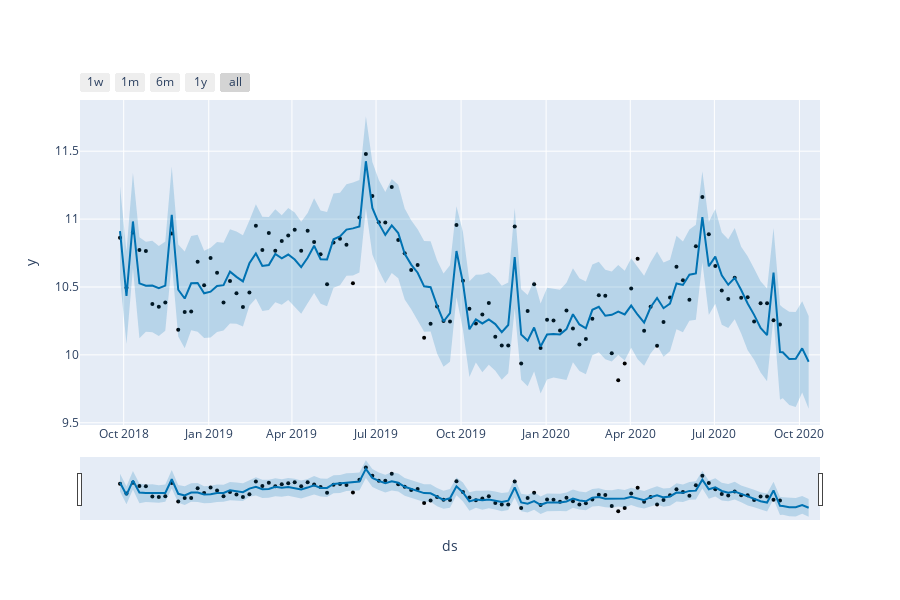
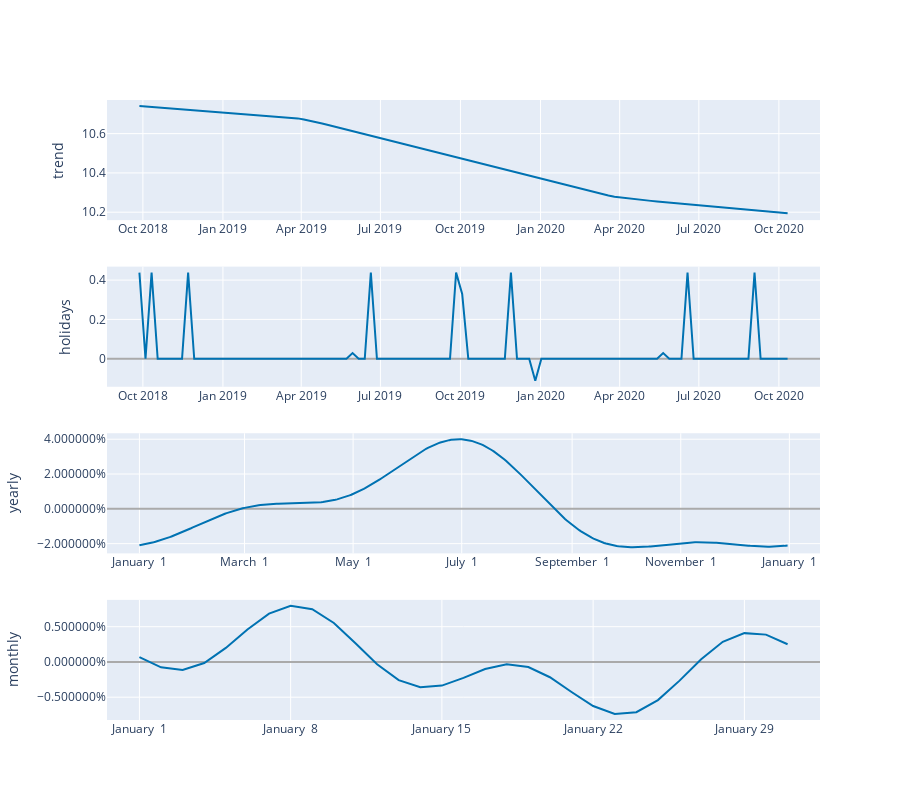

The code cell stored with these charts, in order, in its notebook:
### Markdown cell above
+ The training MAPE is 0.15 and validation MAPE is 0.18 (slightly overfitting)
+ Error dist. is skrewed towards the positive side meaning that some overestimations
+ Error Autocorrelation doesn't show strong seasonality left (only light hint on lag 2 and 11)
+ A few strong peaks are not well fitted -> Use log transformation to better fit the peaks

### Code cell
# Run model with log transform
with mlflow.start_run(experiment_id=exp_id, run_name='TS_Prophet_Model_trans'):

    mlflow.set_tag('Description', 'TS Forecast Prophet Models')
    mlflow.set_tags({'ProblemType': 'Forcasting', 
                    'ModelType': 'Prophet', 
                    'ModelLibrary': 'Prophet'})

    mlflow.log_artifacts('img')

    m = Prophet(yearly_seasonality=False,
                weekly_seasonality=False, 
                holidays=sales,
                interval_width=0.95)

    # Using log transformation
    df_transfrom = df.Blouse.copy().apply(lambda x: 1+np.log(x))
    input_df = df_transfrom.reset_index().rename(columns={"date":"ds", "Blouse":"y"})

    # add holidays and seasonality
    m.add_country_holidays(country_name='DE')
    m.add_seasonality(name='yearly', period=365, fourier_order=3, mode="multiplicative", prior_scale=5)
    m.add_seasonality(name='monthly', period=31, fourier_order=3, mode="multiplicative", prior_scale=1)

    # fitting and forcasting

    m.fit(input_df)
    future = m.make_future_dataframe(5, freq='W')
    forcast = m.predict(future)
    plot_plotly(m, forcast)
    plot_components_plotly(m, forcast)

    # k-fold forcasting error
    df_cv = cross_validation(m, cutoffs= cutoff_date, horizon = '5 W')
    df_cv_back = df_cv.copy()
    df_cv_back.iloc[:, 1:5] = np.exp(df_cv.iloc[:, 1:5]-1)
    df_p = performance_metrics(df_cv_back)
    df_p
    score = np.mean(df_p.mape)
    print('Avg Validation 5-fold MAPE score: {:.2f}'.format(score))

    mlflow.log_metric('5-fold MAPE score', score)

    fig = error_plot(input_df, forcast, 'Blouse', 'img/Blouse_prophet_trans.png', transform=True)
